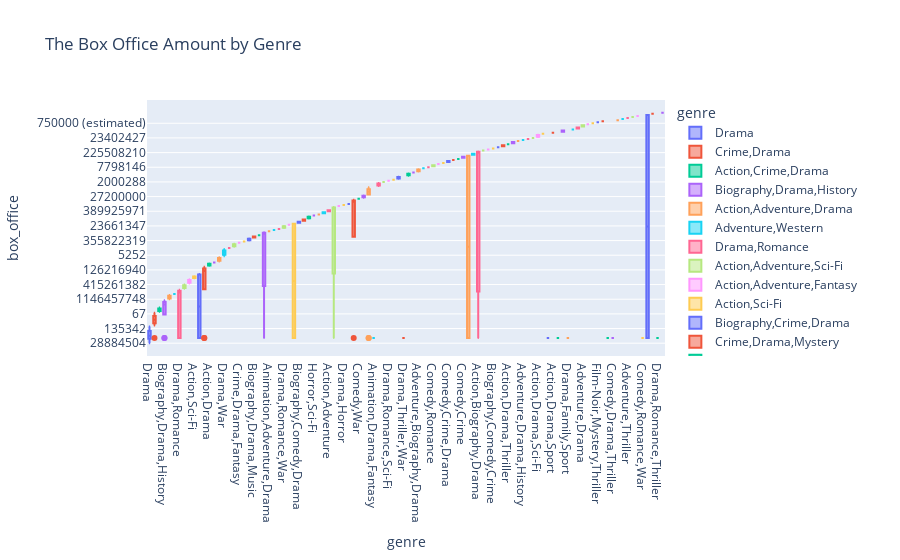

The notebook cell this image was saved under:
### Markdown cell above
As you can see from above, there are some correlations between Top 10 most rated and Top 10 highest grossing

### Code cell
fig = px.box(movies_data, x='genre', y='box_office', color='genre', title='The Box Office Amount by Genre')
fig.show()
